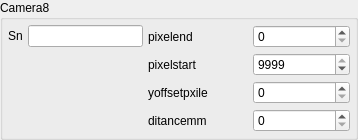
               <widget class="QGroupBox" name="groupBox_camera_8">
                <property name="minimumSize">
                 <size>
                  <width>358</width>
                  <height>0</height>
                 </size>
                </property>
                <property name="maximumSize">
                 <size>
                  <width>16777215</width>
                  <height>16777215</height>
                 </size>
                </property>
                <property name="title">
                 <string>Camera8</string>
                </property>
                <layout class="QHBoxLayout" name="horizontalLayout_15" stretch="2,3">
                 <property name="spacing">
                  <number>5</number>
                 </property>
                 <property name="leftMargin">
                  <number>5</number>
                 </property>
                 <property name="topMargin">
                  <number>5</number>
                 </property>
                 <property name="rightMargin">
                  <number>5</number>
                 </property>
                 <property name="bottomMargin">
                  <number>5</number>
                 </property>
                 <item>
                  <layout class="QVBoxLayout" name="verticalLayout_28">
                   <item>
                    <layout class="QHBoxLayout" name="horizontalLayout_cam1_8">
                     <item>
                      <widget class="QLabel" name="label_Camera_8">
                       <property name="text">
                        <string>Sn</string>
                       </property>
                      </widget>
                     </item>
                     <item>
                      <widget class="QLineEdit" name="lineEdit_Camera_8">
                       <property name="text">
                        <string/>
                       </property>
                      </widget>
                     </item>
                    </layout>
                   </item>
                   <item>
                    <spacer name="verticalSpacer_cam_8">
                     <property name="orientation">
                      <enum>Qt::Vertical</enum>
                     </property>
                     <property name="sizeHint" stdset="0">
                      <size>
                       <width>20</width>
                       <height>40</height>
                      </size>
                     </property>
                    </spacer>
                   </item>
                  </layout>
                 </item>
                 <item>
                  <layout class="QVBoxLayout" name="verticalLayout_17">
                   <item>
                    <layout class="QHBoxLayout" name="horizontalLayout_pixelend_8">
                     <item>
                      <widget class="QLabel" name="label_pixelend_8">
                       <property name="minimumSize">
                        <size>
                         <width>100</width>
                         <height>0</height>
                        </size>
                       </property>
                       <property name="text">
                        <string>pixelend</string>
                       </property>
                      </widget>
                     </item>
                     <item>
                      <widget class="QSpinBox" name="spinBox_pixelend_8">
                       <property name="minimumSize">
                        <size>
                         <width>70</width>
                         <height>0</height>
                        </size>
                       </property>
                       <property name="maximumSize">
                        <size>
                         <width>100</width>
                         <height>16777215</height>
                        </size>
                       </property>
                       <property name="maximum">
                        <number>9999</number>
                       </property>
                      </widget>
                     </item>
                    </layout>
                   </item>
                   <item>
                    <layout class="QHBoxLayout" name="horizontalLayout_pixelstart_8">
                     <item>
                      <widget class="QLabel" name="label_pixelstart_8">
                       <property name="minimumSize">
                        <size>
                         <width>100</width>
                         <height>0</height>
                        </size>
                       </property>
                       <property name="text">
                        <string>pixelstart</string>
                       </property>
                      </widget>
                     </item>
                     <item>
                      <widget class="QSpinBox" name="spinBox_pixelstart_8">
                       <property name="minimumSize">
                        <size>
                         <width>70</width>
                         <height>0</height>
                        </size>
                       </property>
                       <property name="maximumSize">
                        <size>
                         <width>100</width>
                         <height>16777215</height>
                        </size>
                       </property>
                       <property name="maximum">
                        <number>9999</number>
                       </property>
                       <property name="value">
                        <number>9999</number>
                       </property>
                      </widget>
                     </item>
                    </layout>
                   </item>
                   <item>
                    <layout class="QHBoxLayout" name="horizontalLayout_yoffsetpxile_8">
                     <item>
                      <widget class="QLabel" name="label_yoffsetpxile_8">
                       <property name="minimumSize">
                        <size>
                         <width>100</width>
                         <height>0</height>
                        </size>
                       </property>
                       <property name="text">
                        <string>yoffsetpxile</string>
                       </property>
                      </widget>
                     </item>
                     <item>
                      <widget class="QSpinBox" name="spinBox_yoffsetpxile_8">
                       <property name="minimumSize">
                        <size>
                         <width>70</width>
                         <height>0</height>
                        </size>
                       </property>
                       <property name="maximumSize">
                        <size>
                         <width>100</width>
                         <height>16777215</height>
                        </size>
                       </property>
                       <property name="maximum">
                        <number>9999</number>
                       </property>
                      </widget>
                     </item>
                    </layout>
                   </item>
                   <item>
                    <layout class="QHBoxLayout" name="horizontalLayout_ditancemm_8">
                     <item>
                      <widget class="QLabel" name="label_ditancemm_8">
                       <property name="minimumSize">
                        <size>
                         <width>100</width>
                         <height>0</height>
                        </size>
                       </property>
                       <property name="text">
                        <string>ditancemm</string>
                       </property>
                      </widget>
                     </item>
                     <item>
                      <widget class="QSpinBox" name="spinBox_ditancemm_8">
                       <property name="minimumSize">
                        <size>
                         <width>70</width>
                         <height>0</height>
                        </size>
                       </property>
                       <property name="maximumSize">
                        <size>
                         <width>100</width>
                         <height>16777215</height>
                        </size>
                       </property>
                       <property name="maximum">
                        <number>9999</number>
                       </property>
                      </widget>
                     </item>
                    </layout>
                   </item>
                  </layout>
                 </item>
                </layout>
               </widget>
